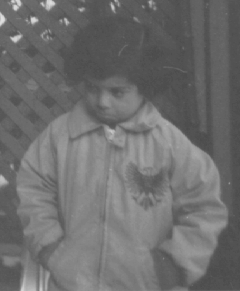
%> input picture reports/EL844_workshop2/src/input/pout.tif, 240 x 291 px
$ octave bzimg_script.m   (GNU Octave 9; MATLAB toolbox functions it lacks are replaced by stand-ins)
%> lines starting %> are read from the running program, lines starting %| are printed output that depends on the picture; in (x1, y1, x2, y2) boxes, pixels count from 0 and x2, y2 are one past the last pixel; in counts of white or black regions, pixels touching at a corner belong together; the program's own positions count from 1
### reports/EL844_workshop2/src/b/bzimg.m
% EL844 workshop 2 - bfrd2

function [out] = bzimg(X, thr)
%BZIMG Binarize the given image with the given threshold
for x=1: size(X, 1)
  for y=1: size(X, 2)
      if X(x, y) >= thr % if higher or equals to threshold
          out(x, y) = 1; % set to 'white'
      else
          out(x, y) = 0;
      end
  end
end
end

### reports/EL844_workshop2/src/b/bzimg_script.m
% EL844 workshop 2 - bfrd2

% display parameters
nb_pictures = 6;
col = round(nb_pictures / 2);
% 64 comes from the linspace value of 1 and 127
% 191 comes from the linspace value of 127 and 255
thresholds = uint8(linspace(64, 191, nb_pictures));

% load an image
X = imread('../input/pout.tif');
%> X is the input picture: size 291x240 uint8; min 74, max 224, mean 110.3

% compute and display the binarized image in subplots
subplot(2,col,1)
imshow(X)
title('Original')

for i=2:nb_pictures
    subplot(2,col,i)
    imshow(bzimg(X, thresholds(i-1)));
    title(sprintf('Threshold %d', thresholds(i-1)))
end
%> this loop made 5 passes
%> pass 2, `imshow(bzimg(X, thresholds(i-1)));`:
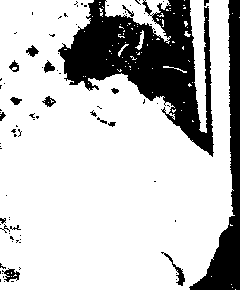
%> displayed picture: size 291x240, on the screen's scale of 0 to 255; 77.1% white; 85 black regions (66 under 20 px), largest, box (x1, y1, x2, y2) and area: (58, 0, 214, 157) 10835, (189, 0, 240, 290) 4080, (161, 252, 185, 286) 147
%> after the loop:
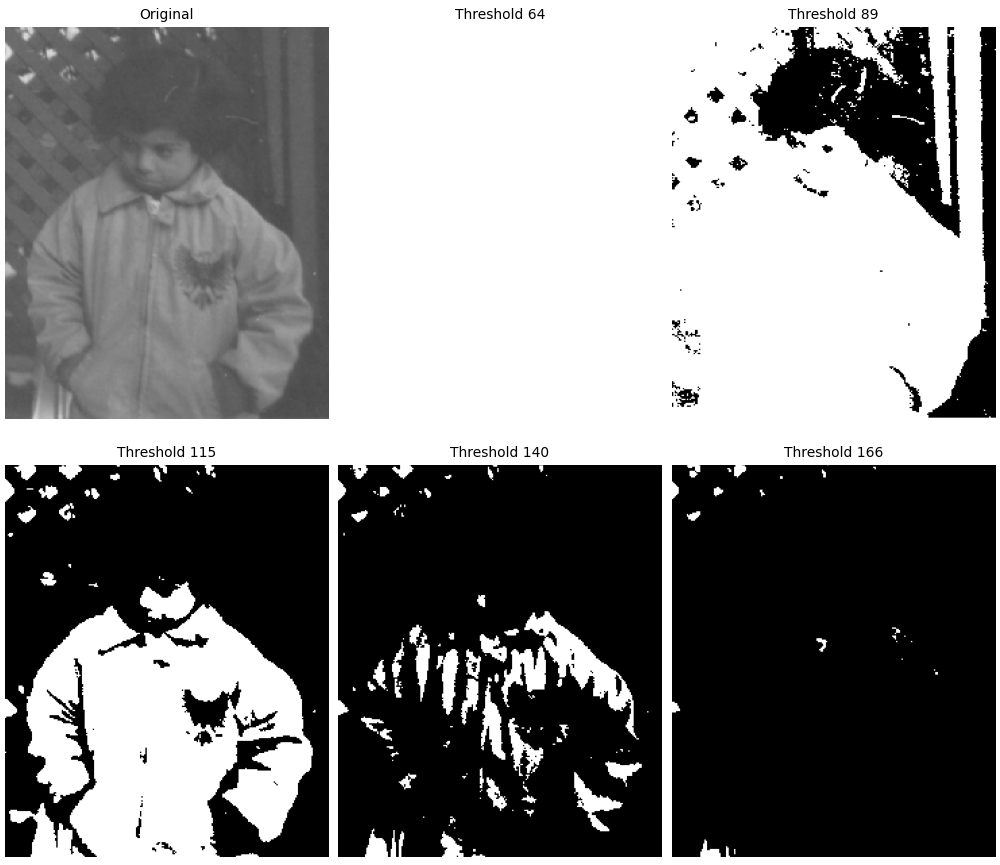
%> figure redrawn from the program's plot data, 6 panels

$ run again, with reports/EL844_workshop2/src/input/fabric.png saved as reports/EL844_workshop2/src/input/pout.tif
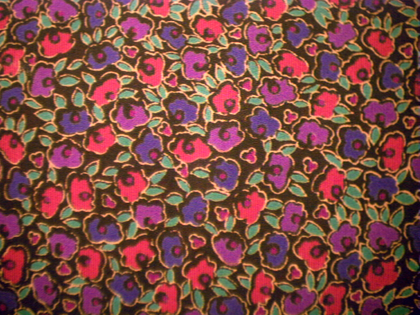
%> input picture reports/EL844_workshop2/src/input/fabric.png, 420 x 315 px, shrunk from 640 x 480 before the run
%> X is the input picture: size 315x420x3 uint8; mean R, G, B 126.8, 75.7, 68.2
%> the loop `for i=2:nb_pictures` made 5 passes
%> pass 1, `imshow(bzimg(X, thresholds(i-1)));`:
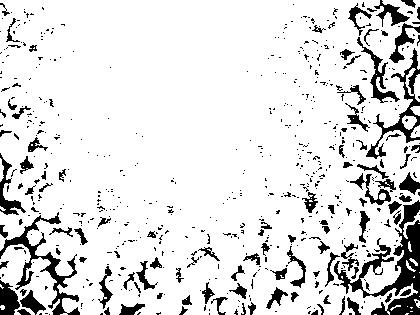
%> displayed picture: size 315x420, on the screen's scale of 0 to 255; 87.4% white; 602 black regions (495 under 20 px), largest, box (x1, y1, x2, y2) and area: (334, 200, 420, 315) 2935, (0, 212, 80, 315) 1515, (366, 48, 420, 159) 1074
%> pass 2, `imshow(bzimg(X, thresholds(i-1)));`:
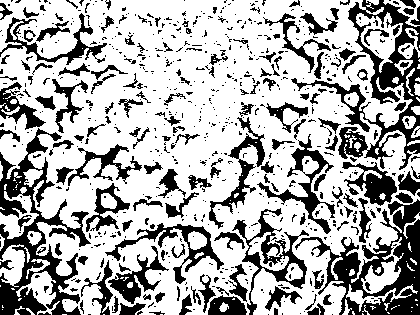
%> displayed picture: size 315x420, on the screen's scale of 0 to 255; 68.2% white; 707 black regions (546 under 20 px), largest, box (x1, y1, x2, y2) and area: (0, 128, 91, 315) 5619, (295, 199, 420, 315) 5205, (291, 0, 420, 170) 5192

$ run again, with reports/EL844_workshop2/src/input/rice.png saved as reports/EL844_workshop2/src/input/pout.tif
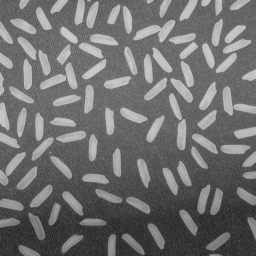
%> input picture reports/EL844_workshop2/src/input/rice.png, 256 x 256 px
%> X is the input picture: size 256x256 uint8; min 40, max 204, mean 111.2
%> the loop `for i=2:nb_pictures` made 5 passes
%> pass 1, `imshow(bzimg(X, thresholds(i-1)));`:
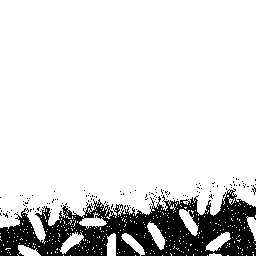
%> displayed picture: size 256x256, on the screen's scale of 0 to 255; 85.7% white; 127 black regions (126 under 20 px), largest, box (x1, y1, x2, y2) and area: (0, 188, 256, 256) 9151
%> pass 2, `imshow(bzimg(X, thresholds(i-1)));`:
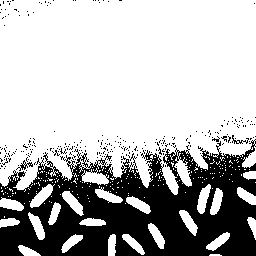
%> displayed picture: size 256x256, on the screen's scale of 0 to 255; 71.6% white; 267 black regions (264 under 20 px), largest, box (x1, y1, x2, y2) and area: (0, 139, 256, 256) 18009, (16, 160, 33, 171) 58, (232, 135, 249, 144) 47
